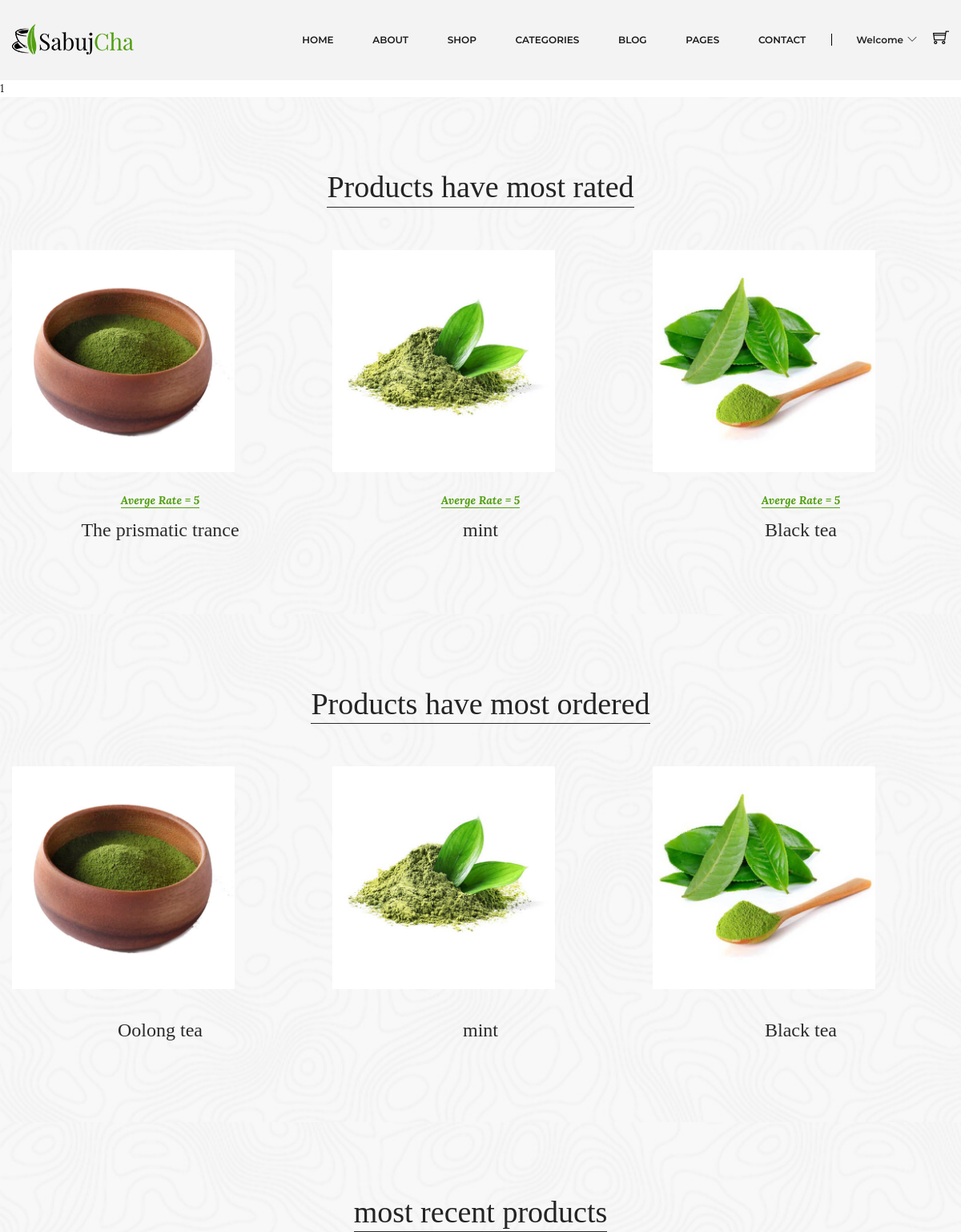
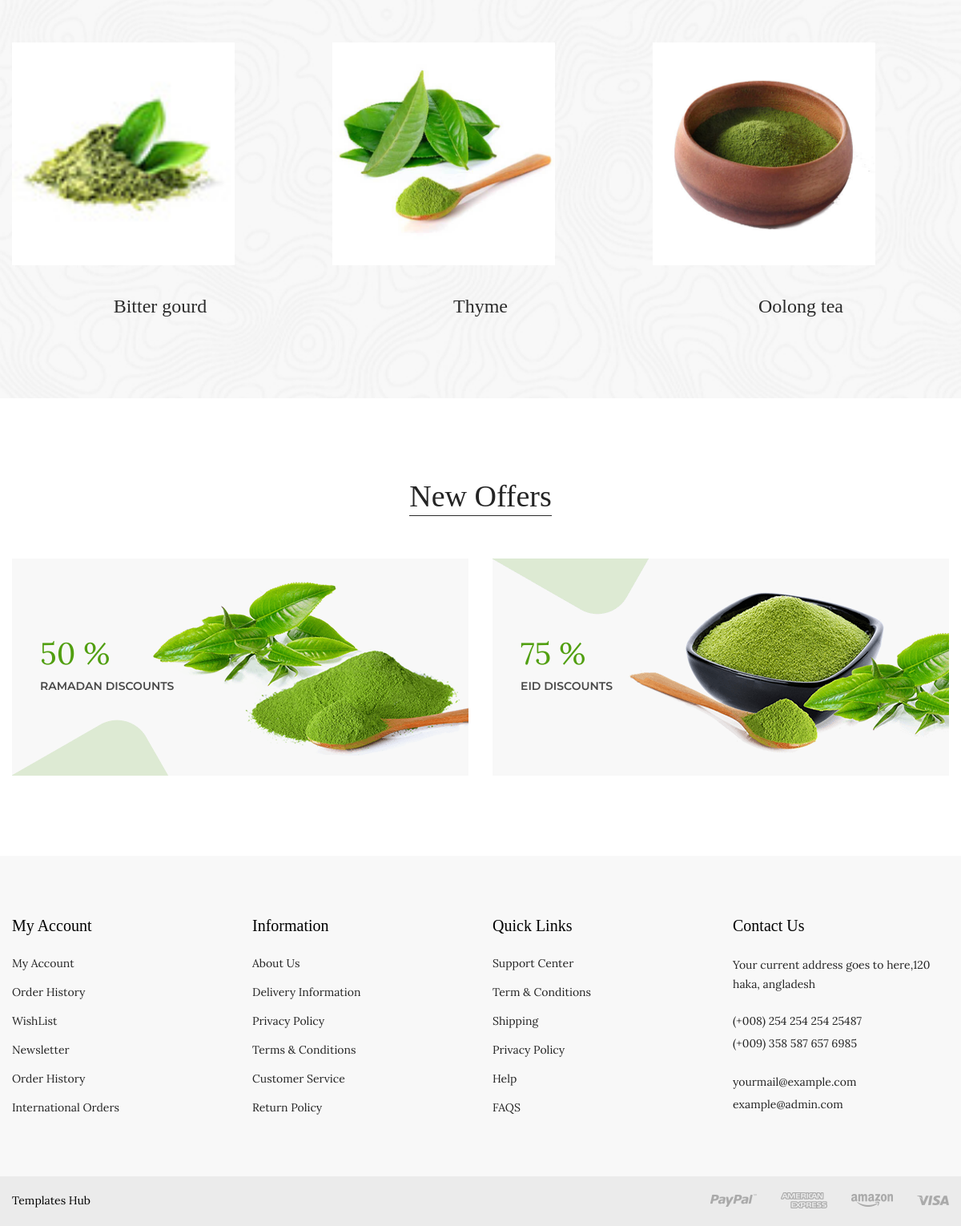
Screenshot of /code/index.php with the database file from the repository (2 pictures, top to bottom).
### tables this page shows
CREATE TABLE `products` (
  `id` int(10) UNSIGNED NOT NULL,
  `name_ar` varchar(100) NOT NULL,
  `name_en` varchar(100) NOT NULL,
  `details_ar` text NOT NULL,
  `details_en` text NOT NULL,
  `stock` int(11) DEFAULT NULL,
  `status` smallint(6) DEFAULT 1,
  `photo` varchar(255) DEFAULT 'default.jpg',
  `price` decimal(8,2) NOT NULL,
  `subcategory_id` int(10) UNSIGNED DEFAULT NULL,
  `created_id` timestamp NOT NULL DEFAULT current_timestamp(),
  `updated_id` timestamp NOT NULL DEFAULT current_timestamp() ON UPDATE current_timestamp()
);

CREATE TABLE `offers` (
  `id` int(10) UNSIGNED NOT NULL,
  `photo` varchar(2500) NOT NULL DEFAULT 'default.jpg',
  `title` varchar(100) NOT NULL,
  `details` text NOT NULL,
  `start_date` date NOT NULL,
  `end_date` date NOT NULL,
  `status` smallint(10) DEFAULT 1 COMMENT '1->not active , 2->active',
  `discount` tinyint(4) NOT NULL,
  `created_at` timestamp NOT NULL DEFAULT current_timestamp(),
  `updated_at` timestamp NOT NULL DEFAULT current_timestamp() ON UPDATE current_timestamp()
);

### code/application/database.php (called while the page is built, shortened)
<?php
class database
{
    private $dbname = 'e-commerce';
    private $dbpassword = '';
    private $dbusername = 'root';
    private $dbhost = 'localhost';
    private $mysqli;
    function __construct()
    {
        $this->mysqli = new mysqli($this->dbhost, $this->dbusername, $this->dbpassword, $this->dbname);
    }
    public function runDQL($query){
    $result=$this->mysqli->query($query);
    if( $result->num_rows > 0){
        return  $result ;
    }else{
        return [];
    }
    }
}

### code/application/product.php (called while the page is built, shortened)
<?php
include_once "database.php";
class product extends database implements operation {
private $id;
    public function setid($id)
    {
        $this->id = $id;
    }
   public function productDetails_bYid()
   {
      $query = "SELECT * FROM `products_reviwes` WHERE `products_reviwes`.`id` = $this->id";
      return $this->runDQL($query);
   }
   public function productDetails()
   {
      $query = "SELECT * FROM `products_reviwes` ORDER BY `products_reviwes`.`reviewsAvg` DESC";
      return $this->runDQL($query);
   }
   public function productMostOrderd()
   {
   $query="SELECT * FROM `products_orders` ORDER BY `products_orders`.`quntity` DESC";
   return $this->runDQL($query);
   }
   public function productMostRecent()
   {
   $query="SELECT * FROM `products` ORDER BY `products`.`created_id` DESC";
   return $this->runDQL($query);
   }
   public function selectOffers()
   {
   $query="SELECT * FROM `offers`";
   return $this->runDQL($query);
   }
}
?>

### code/index.php (the view, shortened to what this page needs)
<?php include_once "layouts/header.php";
include_once "application/product.php";
$products=new product;
$result=$products->productDetails();
$products_details=$result->fetch_all(MYSQLI_ASSOC);
print_r($products_details[0]['id']);
?>
		<div class="blog-area bg-image-1 pt-90 pb-70">
            <div class="container">
                <div class="product-top-bar section-border mb-55">
                    <div class="section-title-wrap text-center">
                        <h3 class="section-title">Products have most rated</h3>
                    </div>
                </div>
			</div>
			<div class="container">
				<div class="row">
				<?php
		$products = new product;
		$result = $products->productDetails();
		$products_details = $result->fetch_all(MYSQLI_ASSOC);
		for($i=0;$i<=2;$i++){
?>
					<div class="col-lg-4 col-md-6">
						<div class="blog-single mb-10">
							<div class="blog-thumb">
								<a href="#"><img width="75%" src="assets/img/product/<?php echo $products_details[$i]['photo']; ?>" alt="" /></a>
							</div>
							<div class="blog-content pt-25 text-center">
								<span class="blog-date text-center">Averge Rate = <?php echo $products_details[$i]['reviewsAvg']; ?></span>
								<h3 class="text-center"><a href="#" ><?php echo $products_details[$i]['name_en']; ?></a></h3>
							</div>
						</div>
					</div>
					<?php }?>
				</div>
			</div>
		</div>
		<div class="blog-area bg-image-1 pt-90 pb-70">
            <div class="container">
                <div class="product-top-bar section-border mb-55">
                    <div class="section-title-wrap text-center">
                        <h3 class="section-title">Products have most ordered</h3>
                    </div>
                </div>
			</div>
			<div class="container">
				<div class="row">
				<?php
		$productresult = $products->productMostOrderd();
		$productOrderTable = $productresult->fetch_all(MYSQLI_ASSOC);
		for ($j = 0; $j <= 2; $j++) {
			$products->setid($productOrderTable[$j]['product_id']);
			$resultproduct = $products->productDetails_bYid();
			$mostOrderd = $resultproduct->fetch_all(MYSQLI_ASSOC);
?>
					<div class="col-lg-4 col-md-6">
						<div class="blog-single mb-30">
							<div class="blog-thumb">
								<a href="#"><img width="75%" src="assets/img/product/<?php echo $mostOrderd[0]['photo']; ?>" alt="" /></a>
							</div>
							<div class="blog-content pt-25">
								<h3 class="text-center"><a href="#"><?php echo $mostOrderd[0]['name_en']; ?></a></h3>
							</div>
						</div>
					</div>
					<?php }?>
				</div>
			</div>
		</div>
		<div class="blog-area bg-image-1 pt-90 pb-70">
            <div class="container">
                <div class="product-top-bar section-border mb-55">
                    <div class="section-title-wrap text-center">
                        <h3 class="section-title">most recent products</h3>
                    </div>
                </div>
			</div>
			<div class="container">
				<div class="row">
				<?php
				$productDetails=$products->productMostRecent();
				$product_Details=$productDetails->fetch_all(MYSQLI_ASSOC);
				for($r=0;$r<=2;$r++){
				?>
					<div class="col-lg-4 col-md-6">
						<div class="blog-single mb-30">
							<div class="blog-thumb">
								<a href="#"><img width="75%" src="assets/img/product/<?php echo $product_Details[$r]['photo'];?>" alt="" /></a>
							</div>
							<div class="blog-content pt-25">
								<h3 class="text-center"><a href="#"><?php echo $product_Details[$r]['name_en'] ;?></a></h3>
							</div>
						</div>
					</div>
					<?php } ?>
				</div>
			</div>
		</div>
        <div class="banner-area pt-100 pb-70">
            <div class="container">
			<div class="product-top-bar section-border mb-55">
                    <div class="section-title-wrap text-center">
                        <h3 class="section-title"> New Offers</h3>
                    </div>
                </div>
                <div class="banner-wrap">
                    <div class="row">
					<?php
					$offer=$products->selectOffers();
					$offers=$offer->fetch_all(MYSQLI_ASSOC);
					for($i=0;$i<=1;$i++){
					?>
                        <div class="col-lg-6 col-md-6">
                            <div class="single-banner img-zoom mb-30">
                                <a href="#">
                                    <img src="assets/img/banner/<?php echo $offers[$i]['photo']; ?>" alt="">
                                </a>
                                <div class="banner-content">
                                    <h4><?php echo $offers[$i]['discount']; ?> %</h4>
                                    <h5><?php echo $offers[$i]['title']; ?></h5>
                                </div>
                            </div>
                        </div>
						<?php }?>
                    </div>
                </div>
            </div>
        </div>
        <?php include_once"layouts/footer.php" ?>

### rows the page displays
products: photo (picture), reviewsAvg "5", name_en "The prismatic trance"
products: photo (picture), reviewsAvg "5", name_en "mint"
products: photo (picture), reviewsAvg "5", name_en "Black tea"
products: photo (picture), name_en "Oolong tea"
products: photo (picture), name_en "Bitter gourd"
products: photo (picture), name_en "Thyme"
offers: photo (picture), discount "50", title "RAMADAN DISCOUNTS"
offers: photo (picture), discount "75", title "EID DISCOUNTS"
